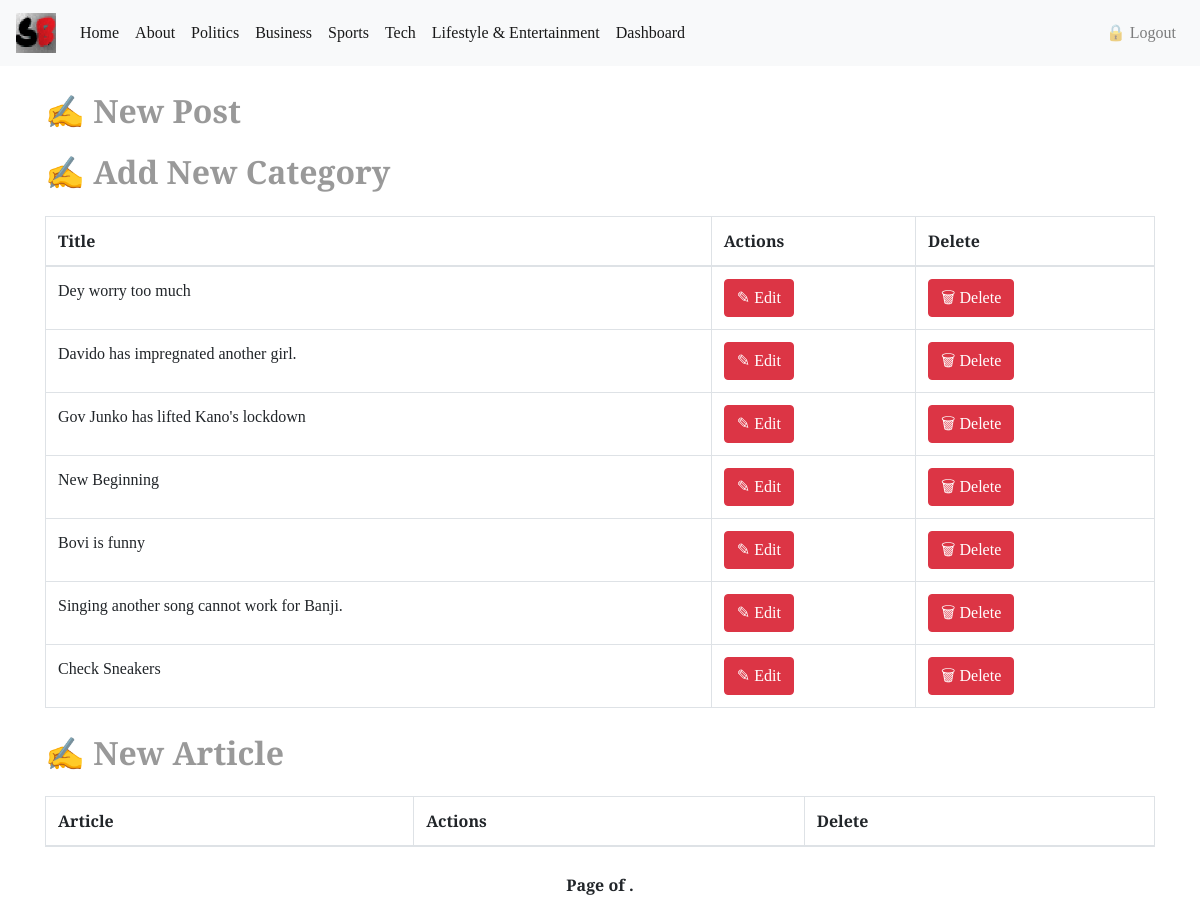
The app's page /blogapp/dashboard/ (signed in), older data.
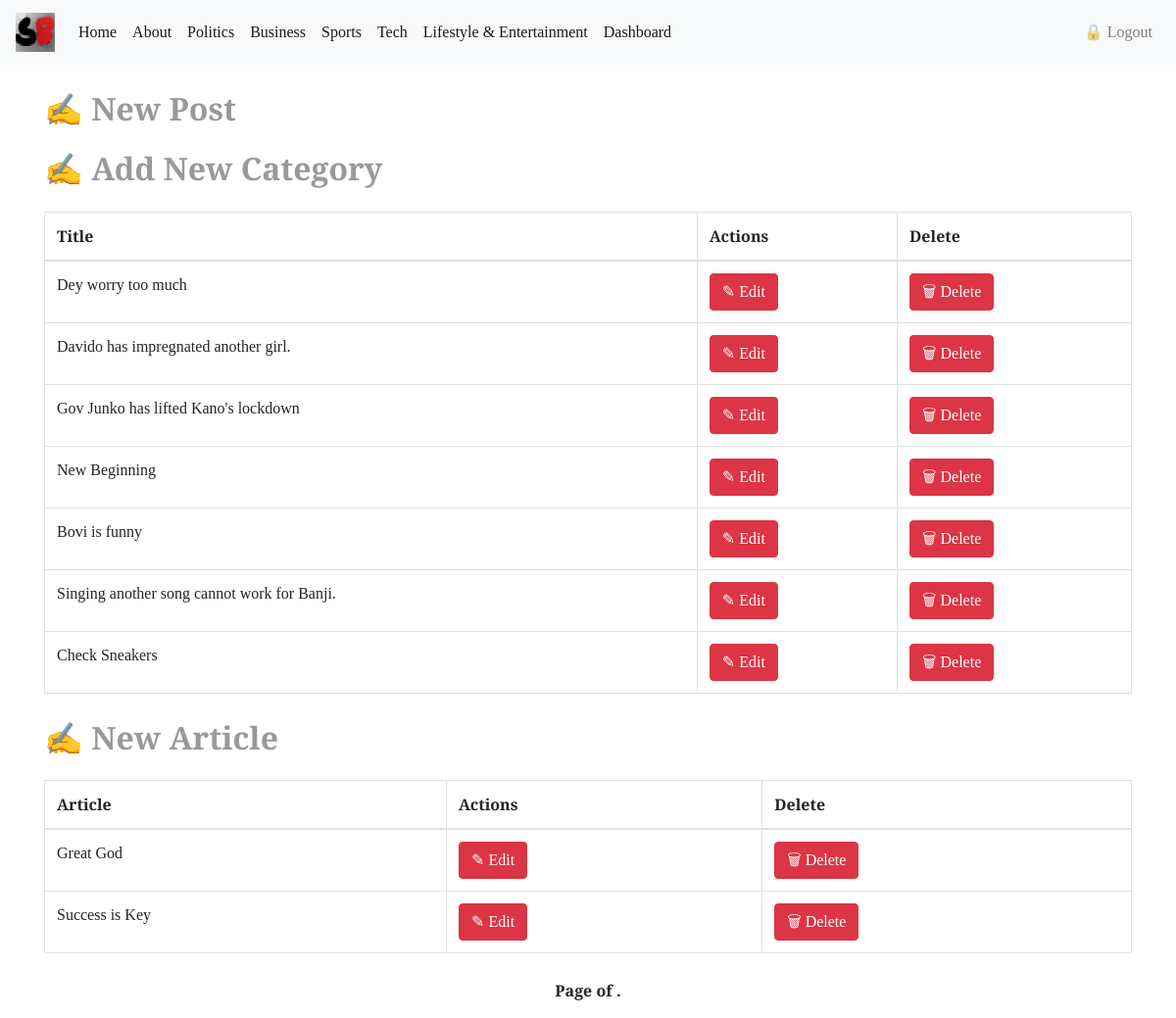
The same page, newer data.
### blogapp/models.py (models this page shows, shortened)
class Post(models.Model):
    title = models.CharField(max_length=200)
    content = RichTextField()
    pub_date = models.DateTimeField(auto_now_add=True)
    view_count = models.PositiveIntegerField(default=0, blank=True)
    author = models.ForeignKey(User, on_delete=models.CASCADE)
    category = models.ForeignKey(Category, on_delete=models.CASCADE)
    images = models.ImageField(null=True, upload_to='profilepics')
    slug = models.SlugField(blank=True, null=True, unique=True)
    class Meta:
        ordering = ['-pub_date']

class Article(models.Model):
    title = models.CharField(max_length=200)
    content = RichTextField()
    timestamp = models.DateTimeField(auto_now_add=True)
    view_count = models.IntegerField(default=0)
    likes = models.ManyToManyField(User, related_name='article_post', blank=True)
    thumbnail = models.ImageField(upload_to='profilepics')
    slug = models.SlugField(blank=True, null=True, unique=True)
    class Meta:
        ordering = ['-timestamp']

### blogapp/views.py (the view)
# urls.py: path('dashboard/', views.Dashboard.as_view(), name='dashboard'),
@method_decorator(login_required, name='dispatch')
class Dashboard(View):
    def get(self, request, *args, **kwargs):
        view = Home.as_view(
            template_name='blogapp/admin_page.html',
        )
        return view(request, *args, **kwargs)

### blogapp/views.py (called while the page is built)
    def get_context_data(self, **kwargs):
        context = super().get_context_data(**kwargs)
        context['posts'] = Post.objects.all()[:9]
        context['articles'] = Article.objects.all()[:9]
        return context

### blogapp/templates/blogapp/admin_page.html
{% extends 'blogapp/base.html' %}
{% block body_block %}
    <div class="blog-table">
        <h2><a href="{% url 'post_new' %}">&#9997 New Post</a></h2>
        <h2><a href="{% url 'new_cat' %}">&#9997 Add New Category</a></h2>
        <table class="table table-bordered">
            <thead>
              <tr>
                <th scope="col">Title</th>
                <th scope="col">Actions</th>
                <th scope="col">Delete</th>
              </tr>
            </thead>
            <tbody>
                {% for post in posts %}
              <tr>
                <td>{{post.title}}</td>
                <td><a class="btn btn-danger" href="{% url 'post_update' post.slug %}">&#9998 Edit</a></td>
                <td><a class="btn btn-danger" href="{% url 'post_delete' post.slug %}">&#128465 Delete</a></td>
              </tr>
                {% endfor %}
            </tbody>
        </table>
    </div>
    <div class="blog-table">
      <h2><a href="{% url 'article_new' %}">&#9997 New Article</a></h2>
      <table class="table table-bordered">
          <thead>
            <tr>
              <th scope="col">Article</th>
              <th scope="col">Actions</th>
              <th scope="col">Delete</th>
            </tr>
          </thead>
          <tbody>
              {% for post in articles %}
            <tr>
              <td>{{post.title}}</td>
              <td><a class="btn btn-danger" href="{% url 'article_update' post.slug %}">&#9998 Edit</a></td>
              <td><a class="btn btn-danger" href="{% url 'article_delete' post.slug %}">&#128465 Delete</a></td>
            </tr>
              {% endfor %}
          </tbody>
      </table>
  </div>
{% include 'blogapp/pagination.html' %}
{% endblock %}

Row changes from the older to the newer data that the page shows:
added Article: title "Great God"
added Article: title "Success is Key"
